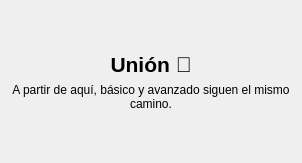
<ui version="4.0">
 <class>WizardMerge</class>
 <widget class="QWidget" name="WizardMerge">
  <layout class="QVBoxLayout" name="verticalLayout">
   <property name="leftMargin"><number>12</number></property>
   <property name="topMargin"><number>12</number></property>
   <property name="rightMargin"><number>12</number></property>
   <property name="bottomMargin"><number>12</number></property>

   <item>
    <spacer name="verticalSpacerTop">
     <property name="orientation"><enum>Qt::Vertical</enum></property>
     <property name="sizeHint" stdset="0">
      <size><width>20</width><height>40</height></size>
     </property>
    </spacer>
   </item>

   <item>
    <widget class="QLabel" name="lbl_title">
     <property name="text"><string>Unión 🔁</string></property>
     <property name="alignment"><set>Qt::AlignCenter</set></property>
     <property name="font">
      <font><pointsize>16</pointsize><bold>true</bold></font>
     </property>
    </widget>
   </item>

   <item>
    <widget class="QLabel" name="lbl_desc">
     <property name="text">
      <string>A partir de aquí, básico y avanzado siguen el mismo camino.</string>
     </property>
     <property name="alignment"><set>Qt::AlignCenter</set></property>
     <property name="wordWrap"><bool>true</bool></property>
    </widget>
   </item>

   <item>
    <spacer name="verticalSpacerBottom">
     <property name="orientation"><enum>Qt::Vertical</enum></property>
     <property name="sizeHint" stdset="0">
      <size><width>20</width><height>40</height></size>
     </property>
    </spacer>
   </item>

  </layout>
 </widget>
 <resources/>
 <connections/>
</ui>
